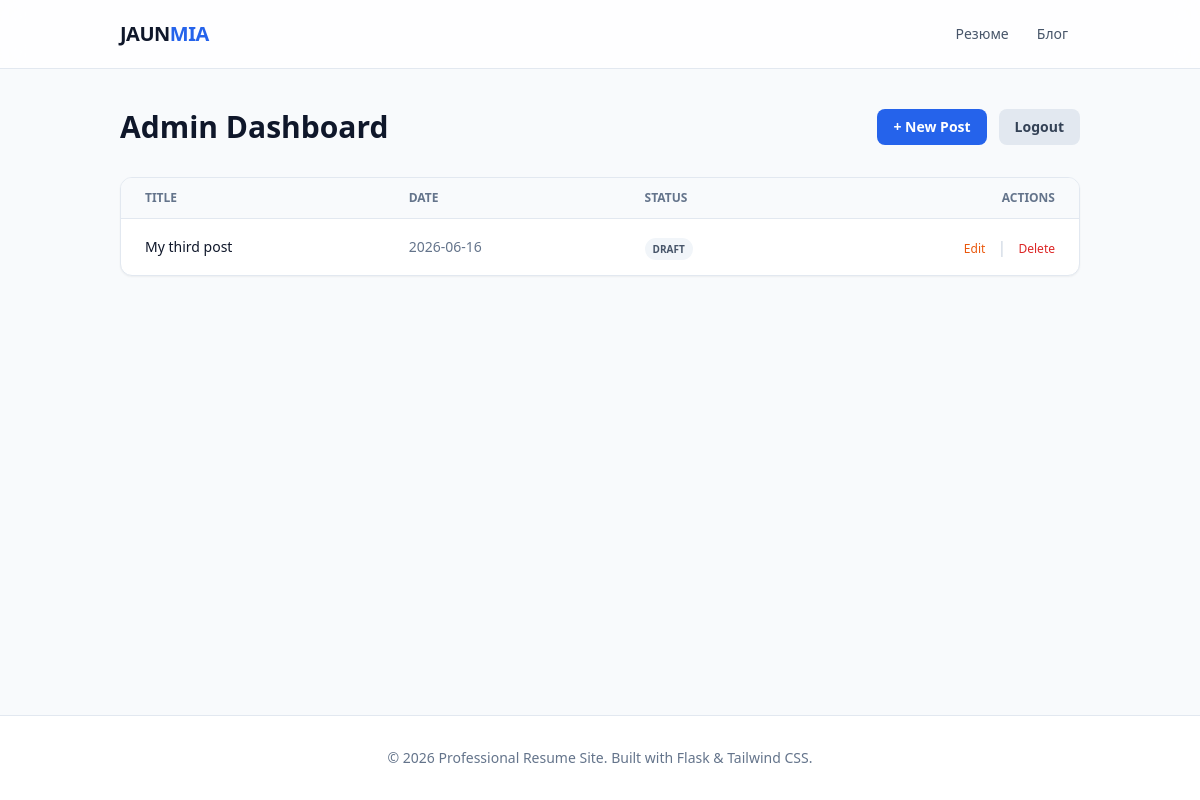
Page /admin/ (signed in) on the earlier database version.
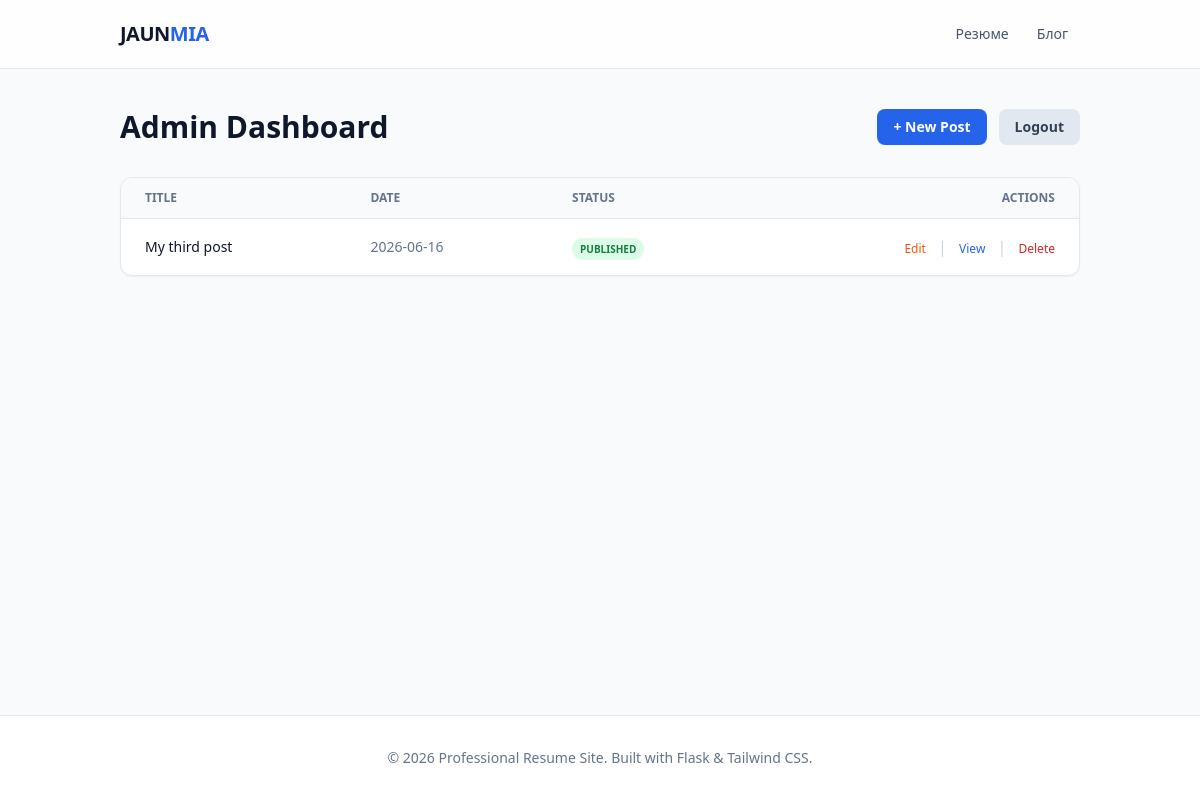
Same page on the later database version.
### blog/models.py (models this page shows, shortened)
class BlogPost(db.Model):
    __tablename__ = 'blog_posts'
    id = db.Column(db.Integer, primary_key=True)
    title = db.Column(db.String(200), nullable=False)
    slug = db.Column(db.String(200), unique=True, nullable=False) # URL-friendly version of title
    date_posted = db.Column(db.DateTime, default=datetime.utcnow)
    content = db.Column(db.Text, nullable=False)
    is_published = db.Column(db.Boolean, default=False)

### admin/routes.py (the view)
@admin_bp.route('/')
@login_required
def dashboard():
    posts = BlogPost.query.order_by(BlogPost.date_posted.desc()).all()
    return render_template('admin/dashboard.html', posts=posts)

### admin/routes.py (called while the page is built)
def login_required(f):
    @wraps(f)
    def decorated_function(*args, **kwargs):
        if not session.get('logged_in'):
            return redirect(url_for('admin.login'))
        return f(*args, **kwargs)
    return decorated_function

### templates/admin/dashboard.html (shortened to what this page needs)
{% extends "base.html" %}
{% block content %}
<div class="flex justify-between items-center mb-8">
    <h1 class="text-3xl font-bold text-slate-900">Admin Dashboard</h1>
    <div class="flex gap-3">
        <a href="{{ url_for('admin.create_post') }}" class="bg-blue-600 text-white px-4 py-2 rounded-lg text-sm font-semibold hover:bg-blue-700 transition-colors">
            + New Post
        </a>
        <a href="{{ url_for('admin.logout') }}" class="bg-slate-200 text-slate-700 px-4 py-2 rounded-lg text-sm font-semibold hover:bg-slate-300 transition-colors">
            Logout
        </a>
    </div>
</div>
<div class="bg-white rounded-xl border border-slate-200 shadow-sm overflow-hidden">
    <table class="w-full text-left border-collapse">
        <thead class="bg-slate-50 border-b border-slate-200">
            <tr>
                <th class="px-6 py-3 text-xs font-bold uppercase text-slate-500">Title</th>
                <th class="px-6 py-3 text-xs font-bold uppercase text-slate-500">Date</th>
                <th class="px-6 py-3 text-xs font-bold uppercase text-slate-500">Status</th>
                <th class="px-6 py-3 text-xs font-bold uppercase text-slate-500 text-right">Actions</th>
            </tr>
        </thead>
        <tbody class="divide-y divide-slate-100">
            {% for post in posts %}
            <tr class="hover:bg-slate-50 transition-colors">
                <td class="px-6 py-4 text-sm font-medium text-slate-900">{{ post.title }}</td>
                <td class="px-6 py-4 text-sm text-slate-500">{{ post.date_posted.strftime('%Y-%m-%d') }}</td>
                <td class="px-6 py-4">
                    {% if post.is_published %}
                    <span class="px-2 py-1 bg-green-100 text-green-700 text-[10px] font-bold rounded-full uppercase">Published</span>
                    {% else %}
                    <span class="px-2 py-1 bg-slate-100 text-slate-600 text-[10px] font-bold rounded-full uppercase">Draft</span>
                    {% endif %}
                </td>
                <td class="px-6 py-4 text-right space-x-2">
                    <a href="{{ url_for('admin.edit_post', post_id=post.id) }}" class="text-xs font-medium text-orange-600 hover:underline transition-colors">Edit</a>
                    {% if post.is_published %}
                    <span class="text-slate-300 mx-1">|</span>
                    <a href="{{ url_for('blog.post', slug=post.slug) }}" target="_blank" class="text-xs font-medium text-blue-600 hover:underline transition-colors">View</a>
                    {% endif %}
                    <span class="text-slate-300 mx-1">|</span>
                    <a href="{{ url_for('admin.delete_post', post_id=post.id) }}"
                       onclick="return confirm('Are you sure you want to delete this post? This action cannot be undone.')"
                       class="text-xs text-red-600 hover:underline">Delete</a>
                </td>
            </tr>
            {% else %}
            <tr>
                <td colspan="4" class="px-6 py-10 text-center text-slate-400 text-sm italic">
                    No posts found. Start writing!
                </td>
            </tr>
            {% endfor %}
        </tbody>
    </table>
</div>
{% endblock %}

Differences in the rows shown:
changed BlogPost "My third post": is_published "DRAFT" → "PUBLISHED | View"
